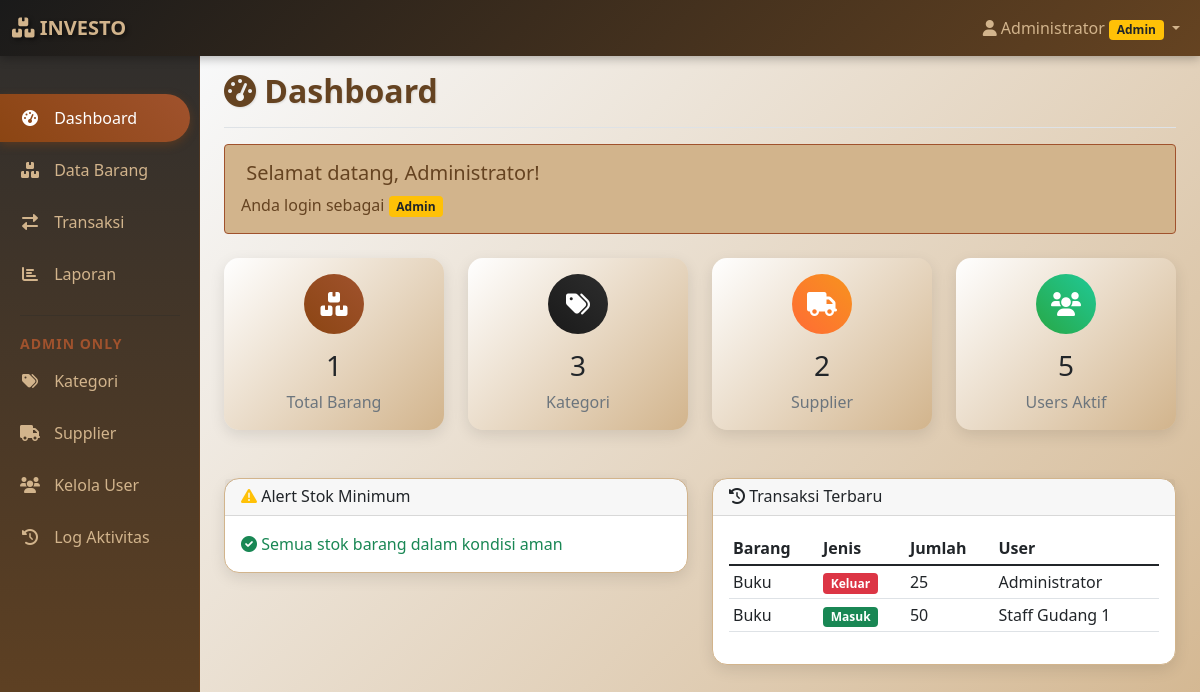
/dashboard.php (signed in), run on the app's committed database.
### tables this page shows
CREATE TABLE `transaksi` (
  `id` int NOT NULL,
  `kode_transaksi` varchar(50) NOT NULL,
  `jenis_transaksi` enum('masuk','keluar') NOT NULL,
  `barang_id` int NOT NULL,
  `jumlah` int NOT NULL,
  `harga_satuan` decimal(15,2) DEFAULT '0.00',
  `total_harga` decimal(15,2) DEFAULT '0.00',
  `keterangan` text,
  `tanggal_transaksi` datetime DEFAULT CURRENT_TIMESTAMP,
  `user_id` int DEFAULT NULL,
  `created_at` timestamp NULL DEFAULT CURRENT_TIMESTAMP
);

CREATE TABLE `barang` (
  `id` int NOT NULL,
  `kode_barang` varchar(50) NOT NULL,
  `nama_barang` varchar(100) NOT NULL,
  `kategori_id` int DEFAULT NULL,
  `supplier_id` int DEFAULT NULL,
  `harga_beli` decimal(15,2) DEFAULT '0.00',
  `harga_jual` decimal(15,2) DEFAULT '0.00',
  `stok_minimum` int DEFAULT '0',
  `stok_saat_ini` int DEFAULT '0',
  `satuan` varchar(20) DEFAULT 'pcs',
  `deskripsi` text,
  `gambar` varchar(255) DEFAULT NULL,
  `created_at` timestamp NULL DEFAULT CURRENT_TIMESTAMP,
  `updated_at` timestamp NULL DEFAULT CURRENT_TIMESTAMP ON UPDATE CURRENT_TIMESTAMP
);

CREATE TABLE `users` (
  `id` int NOT NULL,
  `username` varchar(50) NOT NULL,
  `password` varchar(255) NOT NULL,
  `nama_lengkap` varchar(100) NOT NULL,
  `email` varchar(100) DEFAULT NULL,
  `role` enum('admin','staff') NOT NULL DEFAULT 'staff',
  `status` enum('aktif','nonaktif') NOT NULL DEFAULT 'aktif',
  `created_at` timestamp NULL DEFAULT CURRENT_TIMESTAMP,
  `updated_at` timestamp NULL DEFAULT CURRENT_TIMESTAMP ON UPDATE CURRENT_TIMESTAMP
);

### dashboard.php (the view, shortened to what this page needs)
<?php
require_once 'config/database.php';
$database = new Database();
$db = $database->getConnection();
$stats = [];
$query = "SELECT COUNT(*) as total FROM barang";
$stmt = $db->prepare($query);
$stmt->execute();
$stats['total_barang'] = $stmt->fetch(PDO::FETCH_ASSOC)['total'];
$query = "SELECT COUNT(*) as total FROM kategori";
$stmt = $db->prepare($query);
$stmt->execute();
$stats['total_kategori'] = $stmt->fetch(PDO::FETCH_ASSOC)['total'];
$query = "SELECT COUNT(*) as total FROM supplier";
$stmt = $db->prepare($query);
$stmt->execute();
$stats['total_supplier'] = $stmt->fetch(PDO::FETCH_ASSOC)['total'];
$query = "SELECT COUNT(*) as total FROM users WHERE status = 'aktif'";
$stmt = $db->prepare($query);
$stmt->execute();
$stats['total_users'] = $stmt->fetch(PDO::FETCH_ASSOC)['total'];
$query = "SELECT * FROM barang WHERE stok_saat_ini <= stok_minimum ORDER BY stok_saat_ini ASC LIMIT 5";
$stmt = $db->prepare($query);
$stmt->execute();
$stok_minimum = $stmt->fetchAll(PDO::FETCH_ASSOC);
$query = "SELECT t.*, b.nama_barang, u.nama_lengkap
          FROM transaksi t
          LEFT JOIN barang b ON t.barang_id = b.id
          LEFT JOIN users u ON t.user_id = u.id
          ORDER BY t.created_at DESC LIMIT 5";
$stmt = $db->prepare($query);
$stmt->execute();
$transaksi_terbaru = $stmt->fetchAll(PDO::FETCH_ASSOC);
?>
<!DOCTYPE html>
<html lang="id">
<head>
    <link href="https://cdn.jsdelivr.net/npm/bootstrap@5.1.3/dist/css/bootstrap.min.css" rel="stylesheet">
    <link href="https://cdnjs.cloudflare.com/ajax/libs/font-awesome/6.0.0/css/all.min.css" rel="stylesheet">
</head>
<body>
    <?php include 'includes/navbar.php'; ?>
    <div class="container-fluid">
        <div class="row">
            <?php include 'includes/sidebar.php'; ?>
            <main class="col-md-9 ms-sm-auto col-lg-10 px-md-4">
                <div class="d-flex justify-content-between flex-wrap flex-md-nowrap align-items-center pt-3 pb-2 mb-3 border-bottom">
                    <h1 class="h2 page-title"><i class="fas fa-tachometer-alt"></i> Dashboard</h1>
                </div>
                <div class="alert alert-brown mb-4">
                    <h5><i class="fas fa-hand-wave"></i> Selamat datang, <?php echo $_SESSION['nama_lengkap']; ?>!</h5>
                    <p class="mb-0">Anda login sebagai <?php echo getRoleBadge($_SESSION['role']); ?></p>
                </div>
                <div class="row mb-4">
                    <div class="col-xl-3 col-md-6 mb-4">
                        <div class="card stat-card h-100">
                            <div class="card-body text-center">
                                <div class="stat-icon icon-brown mx-auto">
                                    <i class="fas fa-boxes"></i>
                                </div>
                                <h3 class="text-brown-dark"><?php echo $stats['total_barang']; ?></h3>
                                <p class="text-muted mb-0">Total Barang</p>
                            </div>
                        </div>
                    </div>
                    <div class="col-xl-3 col-md-6 mb-4">
                        <div class="card stat-card h-100">
                            <div class="card-body text-center">
                                <div class="stat-icon icon-black mx-auto">
                                    <i class="fas fa-tags"></i>
                                </div>
                                <h3 class="text-brown-dark"><?php echo $stats['total_kategori']; ?></h3>
                                <p class="text-muted mb-0">Kategori</p>
                            </div>
                        </div>
                    </div>
                    <div class="col-xl-3 col-md-6 mb-4">
                        <div class="card stat-card h-100">
                            <div class="card-body text-center">
                                <div class="stat-icon icon-warning mx-auto">
                                    <i class="fas fa-truck"></i>
                                </div>
                                <h3 class="text-brown-dark"><?php echo $stats['total_supplier']; ?></h3>
                                <p class="text-muted mb-0">Supplier</p>
                            </div>
                        </div>
                    </div>
                    <div class="col-xl-3 col-md-6 mb-4">
                        <div class="card stat-card h-100">
                            <div class="card-body text-center">
                                <div class="stat-icon icon-success mx-auto">
                                    <i class="fas fa-users"></i>
                                </div>
                                <h3 class="text-brown-dark"><?php echo $stats['total_users']; ?></h3>
                                <p class="text-muted mb-0">Users Aktif</p>
                            </div>
                        </div>
                    </div>
                </div>
                <div class="row">
                    <div class="col-lg-6 mb-4">
                        <div class="card content-card">
                            <div class="card-header">
                                <h6 class="m-0 font-weight-bold text-brown-dark">
                                    <i class="fas fa-exclamation-triangle text-warning"></i>
                                    Alert Stok Minimum
                                </h6>
                            </div>
                            <div class="card-body">
                                <?php if (count($stok_minimum) > 0): ?>
                                    <div class="table-responsive">
                                        <table class="table table-sm">
                                            <thead class="table-brown">
                                                <tr>
                                                    <th>Barang</th>
                                                    <th>Stok</th>
                                                    <th>Min</th>
                                                </tr>
                                            </thead>
                                            <tbody>
                                                <?php foreach ($stok_minimum as $item): ?>
                                                <tr>
                                                    <td><?php echo $item['nama_barang']; ?></td>
                                                    <td>
                                                        <span class="badge bg-danger">
                                                            <?php echo $item['stok_saat_ini']; ?>
                                                        </span>
                                                    </td>
                                                    <td><?php echo $item['stok_minimum']; ?></td>
                                                </tr>
                                                <?php endforeach; ?>
                                            </tbody>
                                        </table>
                                    </div>
                                <?php else: ?>
                                    <p class="text-success mb-0">
                                        <i class="fas fa-check-circle"></i>
                                        Semua stok barang dalam kondisi aman
                                    </p>
                                <?php endif; ?>
                            </div>
                        </div>
                    </div>
                    <div class="col-lg-6 mb-4">
                        <div class="card content-card">
                            <div class="card-header">
                                <h6 class="m-0 font-weight-bold text-brown-dark">
                                    <i class="fas fa-history"></i>
                                    Transaksi Terbaru
                                </h6>
                            </div>
                            <div class="card-body">
                                <?php if (count($transaksi_terbaru) > 0): ?>
                                    <div class="table-responsive">
                                        <table class="table table-sm">
                                            <thead class="table-brown">
                                                <tr>
                                                    <th>Barang</th>
                                                    <th>Jenis</th>
                                                    <th>Jumlah</th>
                                                    <th>User</th>
                                                </tr>
                                            </thead>
                                            <tbody>
                                                <?php foreach ($transaksi_terbaru as $transaksi): ?>
                                                <tr>
                                                    <td><?php echo $transaksi['nama_barang']; ?></td>
                                                    <td>
                                                        <?php if ($transaksi['jenis_transaksi'] == 'masuk'): ?>
                                                            <span class="badge bg-success">Masuk</span>
                                                        <?php else: ?>
                                                            <span class="badge bg-danger">Keluar</span>
                                                        <?php endif; ?>
                                                    </td>
                                                    <td><?php echo $transaksi['jumlah']; ?></td>
                                                    <td><?php echo $transaksi['nama_lengkap']; ?></td>
                                                </tr>
                                                <?php endforeach; ?>
                                            </tbody>
                                        </table>
                                    </div>
                                <?php else: ?>
                                    <p class="text-muted mb-0">Belum ada transaksi</p>
                                <?php endif; ?>
                            </div>
                        </div>
                    </div>
                </div>
            </main>
        </div>
    </div>
</body>
</html>

### dashboard.php (style rules this page uses)
:root { --brown-primary: #8B4513; --brown-secondary: #A0522D; --brown-light: #D2B48C; --brown-dark: #654321; --black-primary: #1a1a1a; --black-secondary: #2d2d2d; --black-light: #404040; }
.stat-card { background: linear-gradient(135deg, white 0%, var(--brown-light) 100%); border: none; border-radius: 15px; box-shadow: 0 5px 15px rgba(0, 0, 0, 0.1); transition: all 0.3s ease; }
.stat-icon { width: 60px; height: 60px; border-radius: 50%; display: flex; align-items: center; justify-content: center; font-size: 24px; color: white; margin-bottom: 15px; }
.icon-brown { background: linear-gradient(45deg, var(--brown-primary), var(--brown-secondary)); }
.icon-black { background: linear-gradient(45deg, var(--black-primary), var(--black-secondary)); }
.icon-warning { background: linear-gradient(45deg, #ff6b35, #f7931e); }
.icon-success { background: linear-gradient(45deg, #28a745, #20c997); }
.content-card { background: white; border-radius: 15px; box-shadow: 0 5px 15px rgba(0, 0, 0, 0.1); border: 1px solid var(--brown-light); }
.alert-brown { background: var(--brown-light); border-color: var(--brown-secondary); color: var(--brown-dark); }
.page-title { color: var(--brown-dark); font-weight: bold; text-shadow: 1px 1px 2px rgba(0, 0, 0, 0.1); }

### includes/navbar.php (style rules this page uses)
:root { --brown-primary: #8B4513; --brown-secondary: #A0522D; --brown-light: #D2B48C; --brown-dark: #654321; --black-primary: #1a1a1a; --black-secondary: #2d2d2d; --black-light: #404040; }

### includes/sidebar.php (style rules this page uses)
main { margin-top: 56px; background: linear-gradient(135deg, #f8f9fa 0%, var(--brown-light) 100%); min-height: calc(100vh - 56px); }

### data on the page
transaksi: barang.nama_barang "Buku", jenis_transaksi "Keluar", jumlah "25", user.nama_lengkap "Administrator"
transaksi: barang.nama_barang "Buku", jenis_transaksi "Masuk", jumlah "50", user.nama_lengkap "Staff Gudang 1"

### other printed values
$_SESSION['nama_lengkap'] "Administrator"
$stats['total_barang'] "1"
$stats['total_kategori'] "3"
$stats['total_supplier'] "2"
$stats['total_users'] "5"
